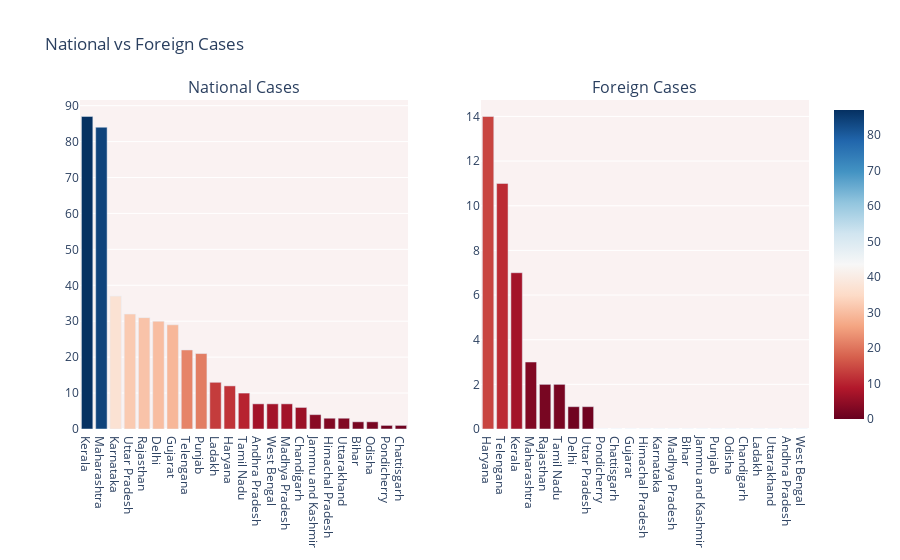

Notebook code cell kept with this figure:
### Markdown cell above
#National vs Foreign Cases

### Code cell
import plotly.graph_objects as go
from plotly.subplots import make_subplots

fig = make_subplots(
    rows=1, cols=2,
    subplot_titles=("National Cases","Foreign Cases"))

temp = df1.sort_values('Total Confirmed cases (Indian National)', ascending=False).sort_values('Total Confirmed cases (Indian National)', ascending=False)

fig.add_trace(go.Bar( y=temp['Total Confirmed cases (Indian National)'], x=temp["Name of State / UT"],  
                     marker=dict(color=temp['Total Confirmed cases (Indian National)'], coloraxis="coloraxis")),
              1, 1)
                     
temp1 = df1.sort_values('Total Confirmed cases ( Foreign National )', ascending=False).sort_values('Total Confirmed cases ( Foreign National )', ascending=False)

fig.add_trace(go.Bar( y=temp1['Total Confirmed cases ( Foreign National )'], x=temp1["Name of State / UT"],  
                     marker=dict(color=temp1['Total Confirmed cases ( Foreign National )'], coloraxis="coloraxis")),
              1, 2) 

fig.update_layout(coloraxis=dict(colorscale='rdbu'), showlegend=False,title_text="National vs Foreign Cases",plot_bgcolor='rgb(250, 242, 242)')
fig.show()

### Figure 1 — Plotly figure (JSON) as saved in the notebook; plotly's stock layout.template omitted (floating-point values rounded to 4 significant figures)
{"data": [{"yaxis": "y", "y": [87, 84, 37, 32, 31, 30, 29, 22, 21, 13, 12, 10, 7, 7, 7, 6, 4, 3, 3, 2, 2, 1, 1], "xaxis": "x", "marker": {"color": [87, 84, 37, 32, 31, 30, 29, 22, 21, 13, 12, 10, 7, 7, 7, 6, 4, 3, 3, 2, 2, 1, 1], "coloraxis": "coloraxis"}, "x": ["Kerala", "Maharashtra", "Karnataka", "Uttar Pradesh", "Rajasthan", "Delhi", "Gujarat", "Telengana", "Punjab", "Ladakh", "Haryana", "Tamil Nadu", "Andhra Pradesh", "West Bengal", "Madhya Pradesh", "Chandigarh", "Jammu and Kashmir", "Himachal Pradesh", "Uttarakhand", "Bihar", "Odisha", "Pondicherry", "Chattisgarh"], "type": "bar"}, {"yaxis": "y2", "y": [14, 11, 7, 3, 2, 2, 1, 1, 0, 0, 0, 0, 0, 0, 0, 0, 0, 0, 0, 0, 0, 0, 0], "xaxis": "x2", "marker": {"color": [14, 11, 7, 3, 2, 2, 1, 1, 0, 0, 0, 0, 0, 0, 0, 0, 0, 0, 0, 0, 0, 0, 0], "coloraxis": "coloraxis"}, "x": ["Haryana", "Telengana", "Kerala", "Maharashtra", "Rajasthan", "Tamil Nadu", "Delhi", "Uttar Pradesh", "Pondicherry", "Chattisgarh", "Gujarat", "Himachal Pradesh", "Karnataka", "Madhya Pradesh", "Bihar", "Jammu and Kashmir", "Punjab", "Odisha", "Chandigarh", "Ladakh", "Uttarakhand", "Andhra Pradesh", "West Bengal"], "type": "bar"}], "layout": {"showlegend": false, "xaxis": {"domain": [0, 0.45], "anchor": "y"}, "title": {"text": "National vs Foreign Cases"}, "plot_bgcolor": "rgb(250, 242, 242)", "yaxis": {"domain": [0, 1], "anchor": "x"}, "xaxis2": {"domain": [0.55, 1], "anchor": "y2"}, "yaxis2": {"domain": [0, 1], "anchor": "x2"}, "annotations": [{"yanchor": "bottom", "xref": "paper", "xanchor": "center", "yref": "paper", "text": "National Cases", "y": 1, "x": 0.225, "font": {"size": 16}, "showarrow": false}, {"yanchor": "bottom", "xref": "paper", "xanchor": "center", "yref": "paper", "text": "Foreign Cases", "y": 1, "x": 0.775, "font": {"size": 16}, "showarrow": false}], "coloraxis": {"colorscale": [[0, "rgb(103,0,31)"], [0.1, "rgb(178,24,43)"], [0.2, "rgb(214,96,77)"], [0.3, "rgb(244,165,130)"], [0.4, "rgb(253,219,199)"], [0.5, "rgb(247,247,247)"], [0.6, "rgb(209,229,240)"], [0.7, "rgb(146,197,222)"], [0.8, "rgb(67,147,195)"], [0.9, "rgb(33,102,172)"], [1, "rgb(5,48,97)"]]}}}
